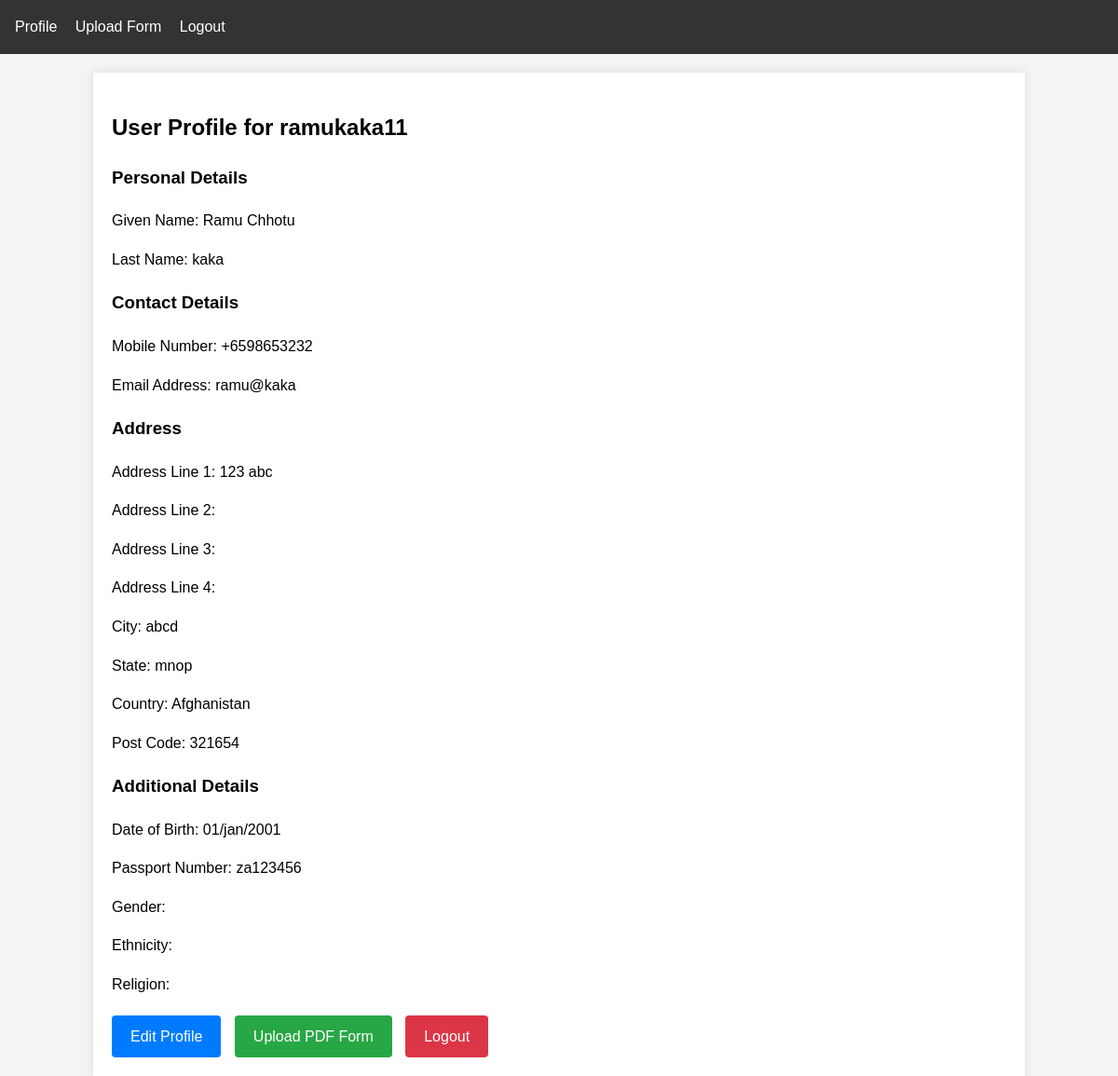
Screenshot of /profile (signed in) with the database file from the repository.
### tables this page shows
CREATE TABLE users (
            id INTEGER PRIMARY KEY AUTOINCREMENT,
            username TEXT UNIQUE NOT NULL,
            password TEXT NOT NULL
        );

CREATE TABLE user_profiles (
            user_id INTEGER PRIMARY KEY,
            given_name TEXT,
            last_name TEXT,
            address_line1 TEXT,
            address_line2 TEXT,
            address_line3 TEXT,
            address_line4 TEXT,
            city TEXT,
            state TEXT,
            country TEXT,
            post_code TEXT,
            mobile_number TEXT,
            email_address TEXT,
            date_of_birth TEXT,
            passport_number TEXT,
            gender TEXT,
            ethnicity TEXT,
            religion TEXT, name TEXT, full_name_as_shown_in TEXT, travel_document TEXT, alias TEXT, d____d__________m____m_________y_____y____y____y____sex TEXT, marital_status_____________single___________married_________separated_________divorced_________widowed_________cohabited_________customary TEXT, citizenship TEXT, please_specify TEXT, type_of_travel_document_held___________________international_passpor_t_________diplomatic_passport__________official_passport TEXT, qualifications_attained__________diploma____________university______________postgraduat_e TEXT, type_of_visa__________single_journey__________double_journey_________triple_journey__________multi_ple_journey TEXT, purpose_of_visit_____________________social___________________business TEXT, details_of_purpo_se TEXT, how_long_do_you_intend_to_stay_in_singapore______________less_than_30_days_______________more_than_30_days TEXT, where_wi_ll_you_be_staying_in_singapore TEXT, please_s_pecify TEXT, buildin_g_name TEXT, did_you_reside_in_other_countries_places__other_than_your_country_place__of_origin_for_one_year_or_more_during_the_last_5_years TEXT, place__address__from__to TEXT, airline_rep_resentative TEXT, to_applicant TEXT, date_of_birth________________________________________________________________________________________________sex TEXT, number TEXT, hotel_in_singa_pore TEXT, companyhote_l TEXT, local_co_ntactcompany TEXT, applicant TEXT,
            FOREIGN KEY(user_id) REFERENCES users(id)
        );

### app.py (the view)
@app.route('/profile')
def profile():
    if 'username' not in session:
        return redirect(url_for('login'))
    profile_data = get_user_profile(session['username'])
    return render_template('view_profile.html',
                         username=session['username'],
                         profile=profile_data)

### app.py (called while the page is built)
@app.teardown_appcontext
def teardown_db(exception):
    close_db_connection()

@with_db_connection
def get_user_profile(conn, username):
    user = conn.execute('SELECT * FROM users WHERE username = ?',
                       (username,)).fetchone()
    if user:
        profile = conn.execute('SELECT * FROM user_profiles WHERE user_id = ?',
                             (user['id'],)).fetchone()
        return dict(profile) if profile else {}
    return {}

### database.py (called while the page is built)
def close_db_connection(conn=None):
    if conn is not None:
        conn.close()

def with_db_connection(func):
    @wraps(func)
    def wrapper(*args, **kwargs):
        conn = sqlite3.connect(DATABASE)
        conn.row_factory = sqlite3.Row
        try:
            result = func(conn, *args, **kwargs)
            conn.commit()  # Commit any changes
            return result
        except Exception as e:
            conn.rollback()  # Rollback on error
            logger.error(f"Database error in {func.__name__}: {str(e)}")
            raise
        finally:
            conn.close()  # Always close the connection
    return wrapper

### templates/view_profile.html (shortened to what this page needs)
{% extends "base.html" %}
{% block content %}
<h2>User Profile for {{ username }}</h2>
<div>
    <h3>Personal Details</h3>
    <p>Given Name: {{ profile.given_name }}</p>
    <p>Last Name: {{ profile.last_name }}</p>
    <h3>Contact Details</h3>
    <p>Mobile Number: {{ profile.mobile_number }}</p>
    <p>Email Address: {{ profile.email_address }}</p>
    <h3>Address</h3>
    <p>Address Line 1: {{ profile.address_line1 }}</p>
    <p>Address Line 2: {{ profile.address_line2 }}</p>
    <p>Address Line 3: {{ profile.address_line3 }}</p>
    <p>Address Line 4: {{ profile.address_line4 }}</p>
    <p>City: {{ profile.city }}</p>
    <p>State: {{ profile.state }}</p>
    <p>Country: {{ profile.country }}</p>
    <p>Post Code: {{ profile.post_code }}</p>
    <h3>Additional Details</h3>
    <p>Date of Birth: {{ profile.date_of_birth }}</p>
    <p>Passport Number: {{ profile.passport_number }}</p>
    <p>Gender: {{ profile.gender }}</p>
    <p>Ethnicity: {{ profile.ethnicity }}</p>
    <p>Religion: {{ profile.religion }}</p>
</div>
<div style="margin-top: 20px;">
    <a href="{{ url_for('edit_profile') }}" class="btn" style="display: inline-block; padding: 10px 20px; background-color: #007bff; color: white; text-decoration: none; border-radius: 4px; margin-right: 10px;">Edit Profile</a>
    <a href="{{ url_for('upload_form') }}" class="btn" style="display: inline-block; padding: 10px 20px; background-color: #28a745; color: white; text-decoration: none; border-radius: 4px; margin-right: 10px;">Upload PDF Form</a>
    <a href="{{ url_for('logout') }}" class="btn" style="display: inline-block; padding: 10px 20px; background-color: #dc3545; color: white; text-decoration: none; border-radius: 4px;">Logout</a>
</div>
{% endblock %}

### templates/base.html (style rules this page uses)
body { font-family: Arial, sans-serif; line-height: 1.6; margin: 0; padding: 0; background-color: #f4f4f4; }

### rows the page displays
users: username "ramukaka11"
user_profiles: given_name "Ramu Chhotu", last_name "kaka", mobile_number "+6598653232", email_address "ramu@kaka", address_line1 "123 abc", city "abcd", state "mnop", country "Afghanistan", post_code "321654", date_of_birth "01/jan/2001", passport_number "za123456"
